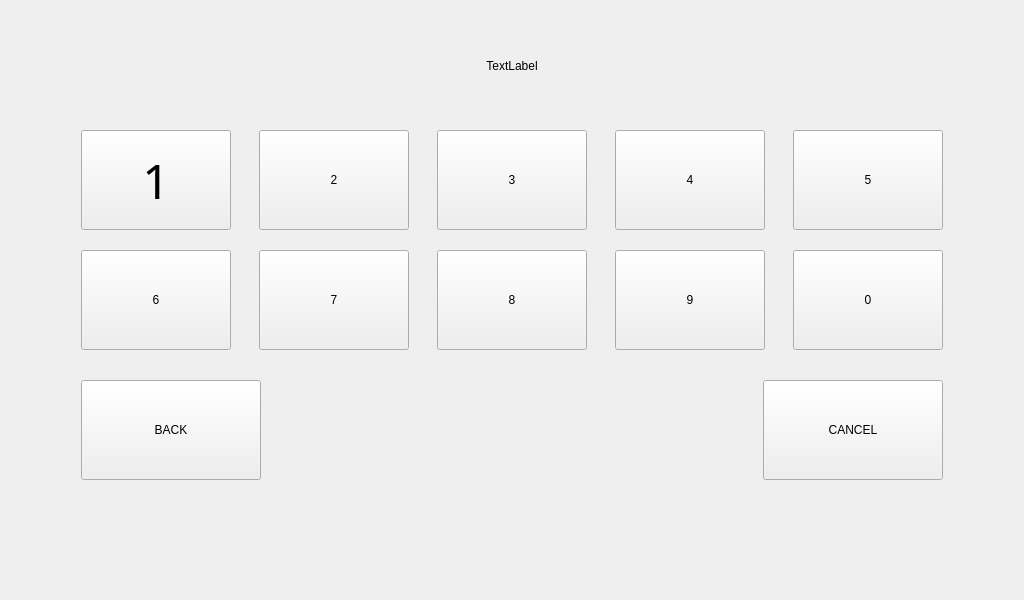
<?xml version="1.0" encoding="UTF-8"?>
<ui version="4.0">
 <class>AccesGranted</class>
 <widget class="QWidget" name="AccesGranted">
  <property name="geometry">
   <rect>
    <x>0</x>
    <y>0</y>
    <width>1024</width>
    <height>600</height>
   </rect>
  </property>
  <property name="windowTitle">
   <string>Form</string>
  </property>
  <widget class="QLabel" name="label_key">
   <property name="geometry">
    <rect>
     <x>245</x>
     <y>30</y>
     <width>534</width>
     <height>71</height>
    </rect>
   </property>
   <property name="styleSheet">
    <string notr="true">	border-style: solid;
	border-color: rgb(146, 150, 150);
	border-width: 3px;
	border-radius: 16px;
	color: rgb(146, 150, 150);
	font: 300 36pt &quot;Calibri Light&quot;;
	background-image (&quot;C:\Users\mjszo\Desktop\1\graphic\blang.png&quot;)
   </string>
   </property>
   <property name="text">
    <string>TextLabel</string>
   </property>
   <property name="alignment">
    <set>Qt::AlignCenter</set>
   </property>
  </widget>
  <widget class="QPushButton" name="button_key1">
   <property name="geometry">
    <rect>
     <x>81</x>
     <y>130</y>
     <width>150</width>
     <height>100</height>
    </rect>
   </property>
   <property name="font">
    <font>
     <family>Calibri Light</family>
     <pointsize>36</pointsize>
     <italic>false</italic>
     <bold>false</bold>
    </font>
   </property>
   <property name="styleSheet">
    <string notr="true">	border-style: solid;
	border-width: 3px;
	border-radius: 16px;
	color: rgb(146, 150, 150);
	font: 300 36pt &quot;Calibri Light&quot;;
	background-image (&quot;C:\Users\mjszo\Desktop\1\graphic\blang.png&quot;)</string>
   </property>
   <property name="text">
    <string>1</string>
   </property>
  </widget>
  <widget class="QPushButton" name="button_key2">
   <property name="geometry">
    <rect>
     <x>259</x>
     <y>130</y>
     <width>150</width>
     <height>100</height>
    </rect>
   </property>
   <property name="styleSheet">
    <string notr="true">	border-style: solid;
	border-width: 3px;
	border-radius: 16px;
	color: rgb(146, 150, 150);
	font: 300 36pt &quot;Calibri Light&quot;;
	background-image (&quot;C:\Users\mjszo\Desktop\1\graphic\blang.png&quot;)</string>
   </property>
   <property name="text">
    <string>2</string>
   </property>
  </widget>
  <widget class="QPushButton" name="button_key3">
   <property name="geometry">
    <rect>
     <x>437</x>
     <y>130</y>
     <width>150</width>
     <height>100</height>
    </rect>
   </property>
   <property name="styleSheet">
    <string notr="true">	border-style: solid;
	border-width: 3px;
	border-radius: 16px;
	color: rgb(146, 150, 150);
	font: 300 36pt &quot;Calibri Light&quot;;
	background-image (&quot;C:\Users\mjszo\Desktop\1\graphic\blang.png&quot;)</string>
   </property>
   <property name="text">
    <string>3</string>
   </property>
  </widget>
  <widget class="QPushButton" name="button_key4">
   <property name="geometry">
    <rect>
     <x>615</x>
     <y>130</y>
     <width>150</width>
     <height>100</height>
    </rect>
   </property>
   <property name="styleSheet">
    <string notr="true">	border-style: solid;
	border-width: 3px;
	border-radius: 16px;
	color: rgb(146, 150, 150);
	font: 300 36pt &quot;Calibri Light&quot;;
	background-image (&quot;C:\Users\mjszo\Desktop\1\graphic\blang.png&quot;)</string>
   </property>
   <property name="text">
    <string>4</string>
   </property>
  </widget>
  <widget class="QPushButton" name="button_key9">
   <property name="geometry">
    <rect>
     <x>615</x>
     <y>250</y>
     <width>150</width>
     <height>100</height>
    </rect>
   </property>
   <property name="styleSheet">
    <string notr="true">	border-style: solid;
	border-width: 3px;
	border-radius: 16px;
	color: rgb(146, 150, 150);
	font: 300 36pt &quot;Calibri Light&quot;;
	background-image (&quot;C:\Users\mjszo\Desktop\1\graphic\blang.png&quot;)</string>
   </property>
   <property name="text">
    <string>9</string>
   </property>
  </widget>
  <widget class="QPushButton" name="button_key8">
   <property name="geometry">
    <rect>
     <x>437</x>
     <y>250</y>
     <width>150</width>
     <height>100</height>
    </rect>
   </property>
   <property name="styleSheet">
    <string notr="true">	border-style: solid;
	border-width: 3px;
	border-radius: 16px;
	color: rgb(146, 150, 150);
	font: 300 36pt &quot;Calibri Light&quot;;
	background-image (&quot;C:\Users\mjszo\Desktop\1\graphic\blang.png&quot;)</string>
   </property>
   <property name="text">
    <string>8</string>
   </property>
  </widget>
  <widget class="QPushButton" name="button_key7">
   <property name="geometry">
    <rect>
     <x>259</x>
     <y>250</y>
     <width>150</width>
     <height>100</height>
    </rect>
   </property>
   <property name="styleSheet">
    <string notr="true">	border-style: solid;
	border-width: 3px;
	border-radius: 16px;
	color: rgb(146, 150, 150);
	font: 300 36pt &quot;Calibri Light&quot;;
	background-image (&quot;C:\Users\mjszo\Desktop\1\graphic\blang.png&quot;)</string>
   </property>
   <property name="text">
    <string>7</string>
   </property>
  </widget>
  <widget class="QPushButton" name="button_key6">
   <property name="geometry">
    <rect>
     <x>81</x>
     <y>250</y>
     <width>150</width>
     <height>100</height>
    </rect>
   </property>
   <property name="styleSheet">
    <string notr="true">	border-style: solid;
	border-width: 3px;
	border-radius: 16px;
	color: rgb(146, 150, 150);
	font: 300 36pt &quot;Calibri Light&quot;;
	background-image (&quot;C:\Users\mjszo\Desktop\1\graphic\blang.png&quot;)</string>
   </property>
   <property name="text">
    <string>6</string>
   </property>
  </widget>
  <widget class="QPushButton" name="button_key0">
   <property name="geometry">
    <rect>
     <x>793</x>
     <y>250</y>
     <width>150</width>
     <height>100</height>
    </rect>
   </property>
   <property name="styleSheet">
    <string notr="true">	border-style: solid;
	border-width: 3px;
	border-radius: 16px;
	color: rgb(146, 150, 150);
	font: 300 36pt &quot;Calibri Light&quot;;
	background-image (&quot;C:\Users\mjszo\Desktop\1\graphic\blang.png&quot;)</string>
   </property>
   <property name="text">
    <string>0</string>
   </property>
  </widget>
  <widget class="QPushButton" name="button_key5">
   <property name="geometry">
    <rect>
     <x>793</x>
     <y>130</y>
     <width>150</width>
     <height>100</height>
    </rect>
   </property>
   <property name="styleSheet">
    <string notr="true">	border-style: solid;
	border-width: 3px;
	border-radius: 16px;
	color: rgb(146, 150, 150);
	font: 300 36pt &quot;Calibri Light&quot;;
	background-image (&quot;C:\Users\mjszo\Desktop\1\graphic\blang.png&quot;)</string>
   </property>
   <property name="text">
    <string>5</string>
   </property>
  </widget>
  <widget class="QPushButton" name="button_keyCancel">
   <property name="geometry">
    <rect>
     <x>763</x>
     <y>380</y>
     <width>180</width>
     <height>100</height>
    </rect>
   </property>
   <property name="styleSheet">
    <string notr="true">	border-style: solid;
	border-width: 3px;
	border-radius: 16px;
	color: rgb(146, 150, 150);
	font: 300 24pt &quot;Calibri Light&quot;;
	background-image (&quot;C:\Users\mjszo\Desktop\1\graphic\blang.png&quot;)</string>
   </property>
   <property name="text">
    <string>CANCEL</string>
   </property>
  </widget>
  <widget class="QPushButton" name="button_keyBack">
   <property name="geometry">
    <rect>
     <x>81</x>
     <y>380</y>
     <width>180</width>
     <height>100</height>
    </rect>
   </property>
   <property name="styleSheet">
    <string notr="true">	border-style: solid;
	border-width: 3px;
	border-radius: 16px;
	color: rgb(146, 150, 150);
	font: 300 24pt &quot;Calibri Light&quot;;
	background-image (&quot;C:\Users\mjszo\Desktop\1\graphic\blang.png&quot;)</string>
   </property>
   <property name="text">
    <string>BACK</string>
   </property>
  </widget>
  <widget class="QLabel" name="background_key">
   <property name="geometry">
    <rect>
     <x>0</x>
     <y>0</y>
     <width>1024</width>
     <height>600</height>
    </rect>
   </property>
   <property name="text">
    <string/>
   </property>
   <property name="pixmap">
    <pixmap>graphic/emoto2.png</pixmap>
   </property>
  </widget>
  <zorder>background_key</zorder>
  <zorder>label_key</zorder>
  <zorder>button_key3</zorder>
  <zorder>button_key4</zorder>
  <zorder>button_key9</zorder>
  <zorder>button_key8</zorder>
  <zorder>button_key7</zorder>
  <zorder>button_key6</zorder>
  <zorder>button_key0</zorder>
  <zorder>button_key5</zorder>
  <zorder>button_keyCancel</zorder>
  <zorder>button_keyBack</zorder>
  <zorder>button_key1</zorder>
  <zorder>button_key2</zorder>
 </widget>
 <resources/>
 <connections/>
</ui>
